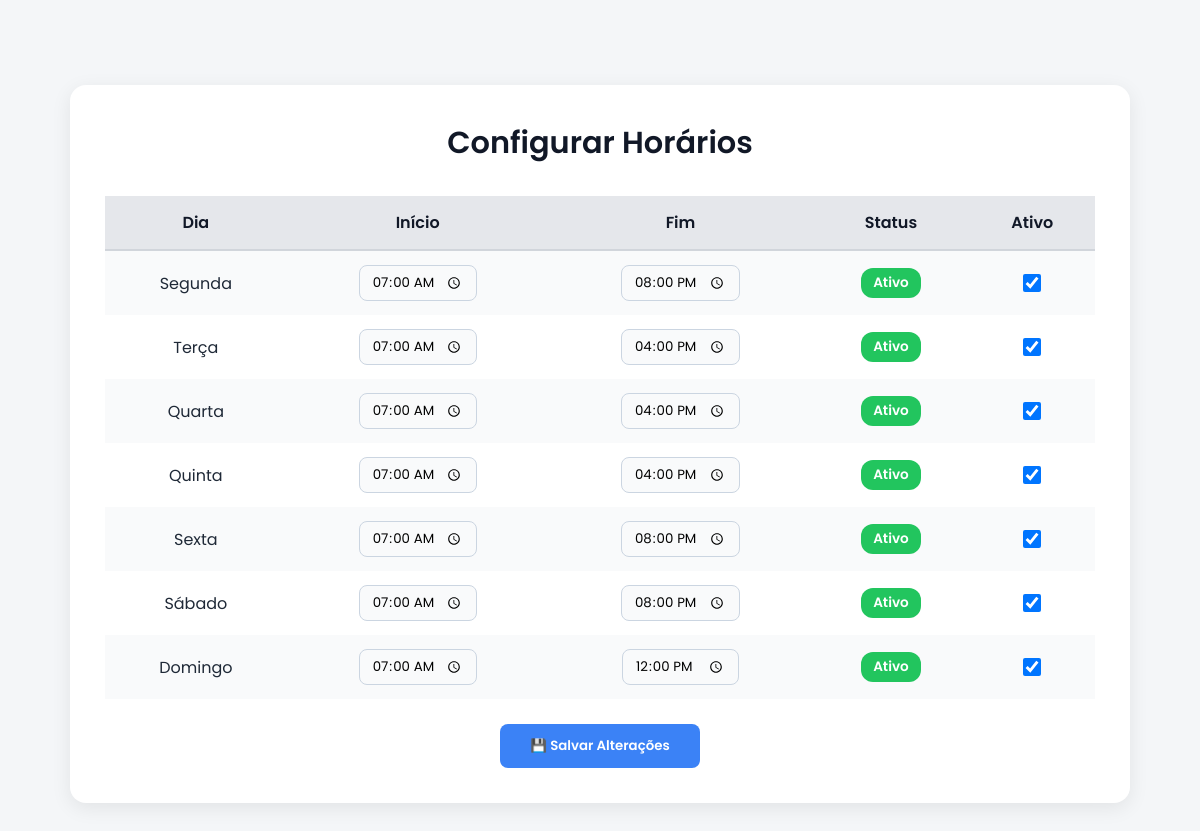
Page /admin/horarios (signed in) on the committed database.
### models.py (models this page shows)
class HorarioFuncionamento(db.Model):
    id = db.Column(db.Integer, primary_key=True)
    dia_semana = db.Column(db.Integer, nullable=False)  # 0=Segunda até 6=Domingo
    inicio = db.Column(db.String(5), nullable=False)    # "07:00"
    fim = db.Column(db.String(5), nullable=False)       # "20:00"
    ativo = db.Column(db.Boolean, default=True)

### app.py (the view, shortened to what this page needs)
@app.route("/admin/horarios", methods=["GET", "POST"])
@login_required
def horarios_admin():
    horarios = HorarioFuncionamento.query.order_by(
        HorarioFuncionamento.dia_semana
    ).all()
    dias = ["Segunda", "Terça", "Quarta", "Quinta", "Sexta", "Sábado", "Domingo"]
    return render_template(
        "horarios_admin.html",
        horarios=horarios,
        dias=dias
    )

### app.py (called while the page is built)
@login_manager.user_loader
def load_user(user_id):
    return Admin.query.get(int(user_id))

### templates/horarios_admin.html (shortened to what this page needs)
﻿<!DOCTYPE html>
<html lang="pt-br">
<head>
</head>
<body>
    <div class="container">
        <div class="card">
            <h2>Configurar Horários</h2>
            <form method="POST">
                <table>
                    <tr>
                        <th>Dia</th>
                        <th>Início</th>
                        <th>Fim</th>
                        <th>Status</th>
                        <th>Ativo</th>
                    </tr>
                    {% for h in horarios %}
                    <tr>
                        <td>{{ dias[h.dia_semana] }}</td>
                        <td>
                            <input type="time" name="inicio_{{ h.id }}" value="{{ h.inicio }}">
                        </td>
                        <td>
                            <input type="time" name="fim_{{ h.id }}" value="{{ h.fim }}">
                        </td>
                        <td>
                            {% if h.ativo %}
                            <span class="badge ativo">Ativo</span>
                            {% else %}
                            <span class="badge inativo">Inativo</span>
                            {% endif %}
                        </td>
                        <td>
                            <input type="checkbox" name="ativo_{{ h.id }}" {% if h.ativo %}checked{% endif %}>
                        </td>
                    </tr>
                    {% endfor %}
                </table>
                <button type="submit">💾 Salvar Alterações</button>
            </form>
        </div>
    </div>
</body>
</html>

### templates/horarios_admin.html (style rules this page uses)
* { margin: 0; padding: 0; box-sizing: border-box; font-family: 'Poppins', sans-serif; }
body { background: #f4f6f8; color: #1f2937; }
.container { max-width: 1100px; margin: 40px auto; padding: 20px; }
.card { background: #ffffff; padding: 35px; border-radius: 16px; box-shadow: 0 5px 20px rgba(0,0,0,0.08); transition: 0.3s; }
.card h2 { text-align: center; margin-bottom: 30px; font-size: 1.9rem; font-weight: 600; color: #111827; }
table { width: 100%; border-collapse: collapse; }
th, td { padding: 14px; text-align: center; }
th { background: #e5e7eb; font-weight: 600; color: #111827; border-bottom: 2px solid #d1d5db; }
tr:nth-child(even) { background: #f9fafb; }
.badge { padding: 5px 12px; border-radius: 12px; color: white; font-size: 0.85rem; font-weight: 600; display: inline-block; }
.badge.ativo { background: #22c55e; }
input[type="time"] { padding: 6px 12px; border-radius: 8px; border: 1px solid #cbd5e1; background: #f9fafb; transition: 0.3s; }
input[type="checkbox"] { width: 18px; height: 18px; cursor: pointer; }
button { padding: 12px 30px; background: #3b82f6; color: white; border: none; border-radius: 8px; font-weight: 600; cursor: pointer; transition: 0.3s; display: block; margin: 25px auto 0; }

### rows in the picture
HorarioFuncionamento: dia_semana "Segunda", inicio "07:00", fim "20:00", shows "Ativo", ativo "☑"
HorarioFuncionamento: dia_semana "Terça", inicio "07:00", fim "16:00", shows "Ativo", ativo "☑"
HorarioFuncionamento: dia_semana "Quarta", inicio "07:00", fim "16:00", shows "Ativo", ativo "☑"
HorarioFuncionamento: dia_semana "Quinta", inicio "07:00", fim "16:00", shows "Ativo", ativo "☑"
HorarioFuncionamento: dia_semana "Sexta", inicio "07:00", fim "20:00", shows "Ativo", ativo "☑"
HorarioFuncionamento: dia_semana "Sábado", inicio "07:00", fim "20:00", shows "Ativo", ativo "☑"
HorarioFuncionamento: dia_semana "Domingo", inicio "07:00", fim "12:00", shows "Ativo", ativo "☑"
